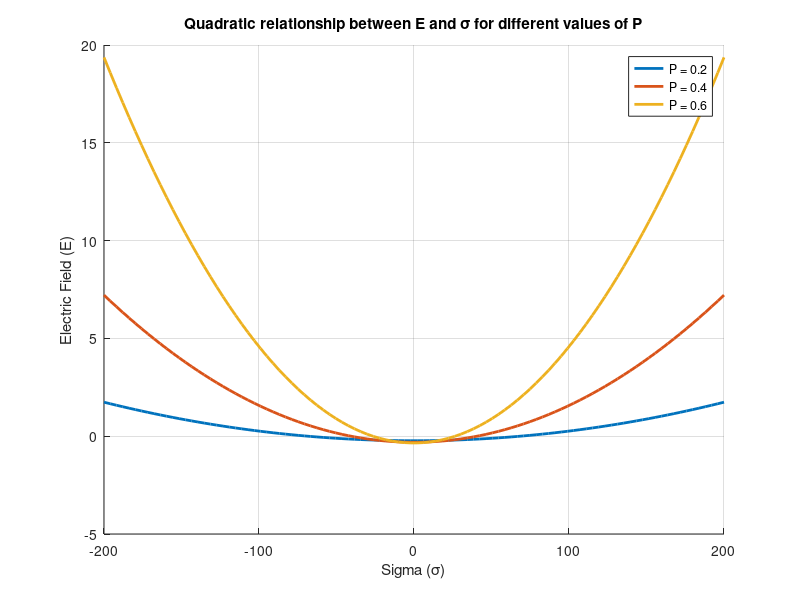

This figure's MATLAB source:
% Define the coefficients a, b, and g
alpha1 = 138.2;
alpha11 = -1.625e+04;
alpha12 = -6.021e+06;
alpha111 = -1.431e+04;
alpha112 = 5.971e+06;
epsilon = 1e7;
Q11=0.0228;

%======================Scaling==============================
ab=1e7;
alpha1=alpha1/ab;
alpha11=alpha11/ab;
alpha111=alpha111/ab;
alpha112=alpha112/ab;
alpha12=alpha12/ab;



% Define multiple values of P
P_values = [0.2, 0.3, 0.4];


% Define the range of E and sigma values
sigma_values = linspace(-200, 200, 100); % This will create 100 points between -20 and 20 for sigma
E_values = zeros(length(sigma_values), length(P_values)); % Initialize E_values matrix

% Calculate E for each combination of P and sigma
for i = 1:length(P_values)
    P = P_values(i);
    a = 2*alpha1 * P + 4*alpha11 * P.^3 + 6*alpha111 * P.^5;
    b = 2*alpha12 * P + 4*alpha112 * P.^3 - 2*Q11*P;
    c = 0; % Assuming a placeholder value for c, adjust as needed
    
    for j = 1:length(sigma_values)
        sigma = sigma_values(j);
        E_values(j, i) = -a * sigma^2 + b + c;
    end
end

% Plot the results
figure;
hold on;
for i = 1:length(P_values)
    plot(sigma_values, E_values(:, i), 'LineWidth', 2);
end
hold off;

% Add labels, title, and legend
xlabel('Sigma (σ)');
ylabel('Electric Field (E)');
title('Quadratic relationship between E and σ for different values of P');
grid on;
legend('P = 0.2', 'P = 0.4', 'P = 0.6', 'P = 0.8');
